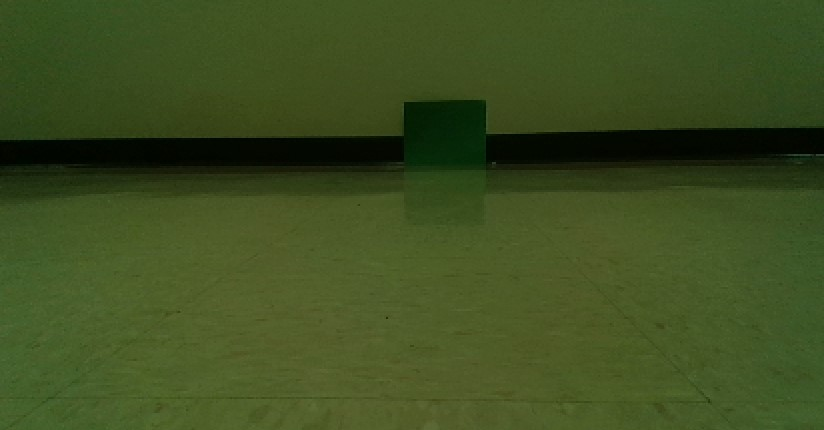
#> input picture computerVision/d435-testing/Resources/green.jpg, 824 x 430 px
$ python shapes.py
#> lines starting #> are read from the running program, lines starting #| are printed output that depends on the picture

# Python program to identify
#color in images

# Importing the libraries OpenCV and numpy
import cv2
import numpy as np

# Read the images
img = cv2.imread("Resources/green.jpg")
#> img is the input picture: shape (430, 824, 3); mean B, G, R 32.4, 78, 61.4

# Resizing the image
image = cv2.resize(img, (700, 600))
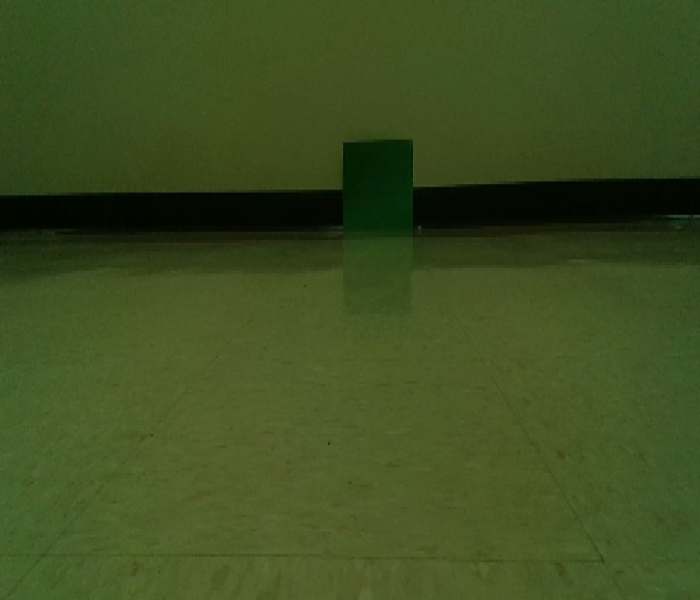
#> image: shape (600, 700, 3); mean B, G, R 32.3, 77.9, 61.3

# Convert Image to Image HSV
hsv = cv2.cvtColor(image, cv2.COLOR_BGR2HSV)
#> hsv: shape (600, 700, 3); mean H, S, V 41.5, 155.5, 77.9

# Defining lower and upper bound HSV values
lower = np.array([50, 100, 100])
upper = np.array([70, 255, 255])

# Defining mask for detecting color
mask = cv2.inRange(hsv, lower, upper)
#> mask: shape (600, 700); every value is 0

# Display Image and Mask
cv2.imshow("Image", image)
cv2.imshow("Mask", mask)

# Make python sleep for unlimited time
cv2.waitKey(0)

$ run again, with computerVision/d435-testing/Resources/blue.jpg copied over computerVision/d435-testing/Resources/green.jpg
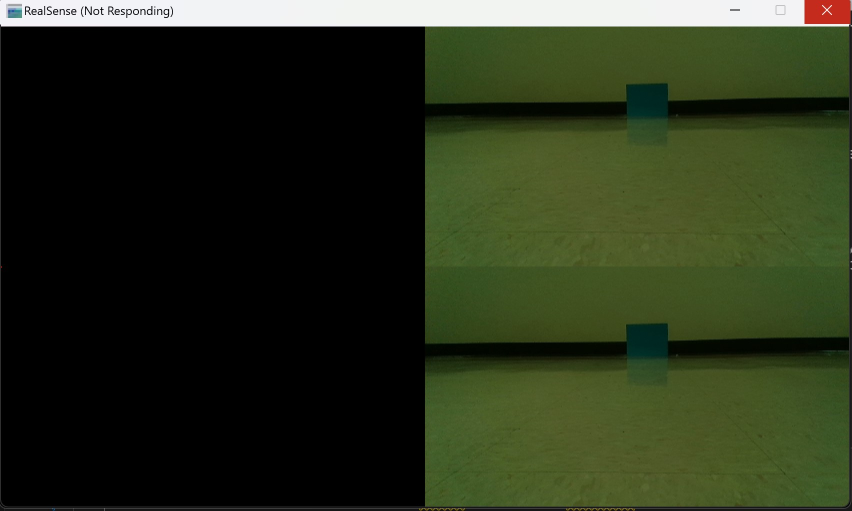
#> input picture computerVision/d435-testing/Resources/blue.jpg, 1704 x 1022 px (shown at 1/2 size)
#> img is the input picture: shape (1022, 1704, 3); mean B, G, R 27.6, 48.8, 41.1
#> `image = cv2.resize(img, (700, 600))`:
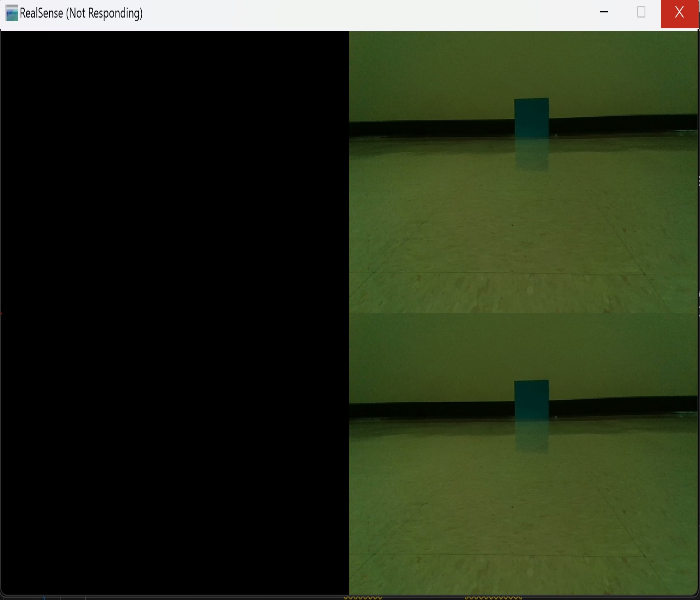
#> image: shape (600, 700, 3); mean B, G, R 27.5, 48.7, 41
#> hsv: shape (600, 700, 3); mean H, S, V 24.3, 74.5, 49.2
#> mask: shape (600, 700); every value is 0
